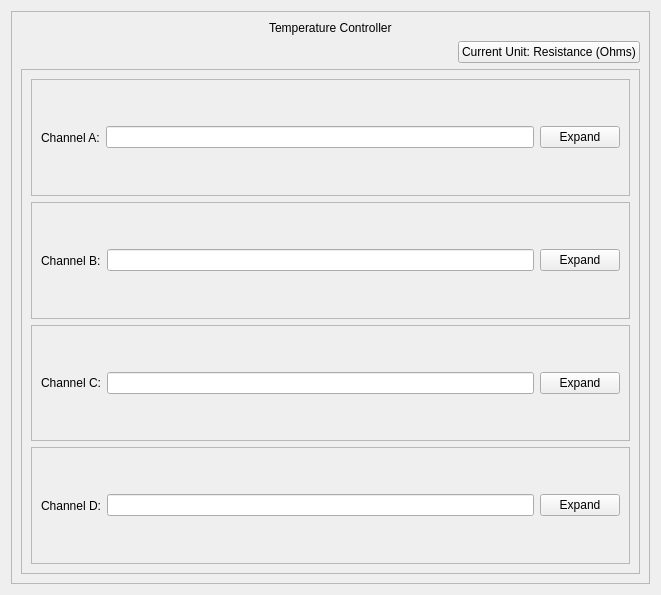
<?xml version="1.0" encoding="UTF-8"?>
<ui version="4.0">
 <class>Form</class>
 <widget class="QWidget" name="Form">
  <property name="geometry">
   <rect>
    <x>0</x>
    <y>0</y>
    <width>661</width>
    <height>595</height>
   </rect>
  </property>
  <property name="windowTitle">
   <string>Form</string>
  </property>
  <layout class="QHBoxLayout" name="horizontalLayout_4">
   <item>
    <widget class="QFrame" name="frame_4">
     <property name="frameShape">
      <enum>QFrame::StyledPanel</enum>
     </property>
     <property name="frameShadow">
      <enum>QFrame::Raised</enum>
     </property>
     <layout class="QVBoxLayout" name="verticalLayout_2">
      <item alignment="Qt::AlignHCenter">
       <widget class="QLabel" name="label_2">
        <property name="sizePolicy">
         <sizepolicy hsizetype="Preferred" vsizetype="Maximum">
          <horstretch>0</horstretch>
          <verstretch>0</verstretch>
         </sizepolicy>
        </property>
        <property name="text">
         <string>Temperature Controller</string>
        </property>
       </widget>
      </item>
      <item alignment="Qt::AlignRight">
       <widget class="QPushButton" name="unitSwitchButton">
        <property name="text">
         <string>Current Unit: Resistance (Ohms)</string>
        </property>
        <property name="checkable">
         <bool>true</bool>
        </property>
       </widget>
      </item>
      <item>
       <widget class="QFrame" name="frame">
        <property name="frameShape">
         <enum>QFrame::StyledPanel</enum>
        </property>
        <property name="frameShadow">
         <enum>QFrame::Raised</enum>
        </property>
        <layout class="QVBoxLayout" name="verticalLayout">
         <item>
          <widget class="QFrame" name="frame_2">
           <property name="frameShape">
            <enum>QFrame::StyledPanel</enum>
           </property>
           <property name="frameShadow">
            <enum>QFrame::Raised</enum>
           </property>
           <layout class="QHBoxLayout" name="horizontalLayout_2">
            <item>
             <widget class="QLabel" name="label">
              <property name="text">
               <string>Channel A:</string>
              </property>
             </widget>
            </item>
            <item>
             <widget class="QLineEdit" name="chALineEdit">
              <property name="readOnly">
               <bool>true</bool>
              </property>
             </widget>
            </item>
            <item>
             <widget class="QPushButton" name="chAExpandButton">
              <property name="text">
               <string>Expand</string>
              </property>
             </widget>
            </item>
           </layout>
          </widget>
         </item>
         <item>
          <widget class="QFrame" name="frame_3">
           <property name="frameShape">
            <enum>QFrame::StyledPanel</enum>
           </property>
           <property name="frameShadow">
            <enum>QFrame::Raised</enum>
           </property>
           <layout class="QHBoxLayout" name="horizontalLayout_3">
            <item>
             <widget class="QLabel" name="label_3">
              <property name="text">
               <string>Channel B:</string>
              </property>
             </widget>
            </item>
            <item>
             <widget class="QLineEdit" name="chBLineEdit">
              <property name="readOnly">
               <bool>true</bool>
              </property>
             </widget>
            </item>
            <item>
             <widget class="QPushButton" name="chBExpandButton">
              <property name="text">
               <string>Expand</string>
              </property>
             </widget>
            </item>
           </layout>
          </widget>
         </item>
         <item>
          <widget class="QFrame" name="frame_5">
           <property name="frameShape">
            <enum>QFrame::StyledPanel</enum>
           </property>
           <property name="frameShadow">
            <enum>QFrame::Raised</enum>
           </property>
           <layout class="QHBoxLayout" name="horizontalLayout_5">
            <item>
             <widget class="QLabel" name="label_4">
              <property name="text">
               <string>Channel C:</string>
              </property>
             </widget>
            </item>
            <item>
             <widget class="QLineEdit" name="chCLineEdit">
              <property name="readOnly">
               <bool>true</bool>
              </property>
             </widget>
            </item>
            <item>
             <widget class="QPushButton" name="chCExpandButton">
              <property name="text">
               <string>Expand</string>
              </property>
             </widget>
            </item>
           </layout>
          </widget>
         </item>
         <item>
          <widget class="QFrame" name="frame_6">
           <property name="frameShape">
            <enum>QFrame::StyledPanel</enum>
           </property>
           <property name="frameShadow">
            <enum>QFrame::Raised</enum>
           </property>
           <layout class="QHBoxLayout" name="horizontalLayout_6">
            <item>
             <widget class="QLabel" name="label_5">
              <property name="text">
               <string>Channel D:</string>
              </property>
             </widget>
            </item>
            <item>
             <widget class="QLineEdit" name="chDLineEdit">
              <property name="readOnly">
               <bool>true</bool>
              </property>
             </widget>
            </item>
            <item>
             <widget class="QPushButton" name="chDExpandButton">
              <property name="text">
               <string>Expand</string>
              </property>
             </widget>
            </item>
           </layout>
          </widget>
         </item>
        </layout>
       </widget>
      </item>
     </layout>
    </widget>
   </item>
  </layout>
 </widget>
 <resources/>
 <connections/>
</ui>
